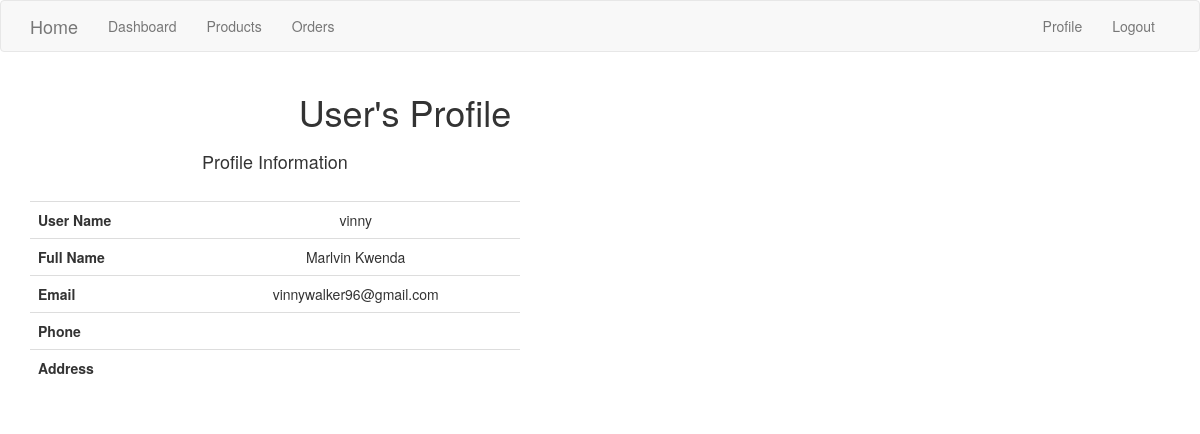
/user/vinny (signed in), run on an earlier commit of the app's database.
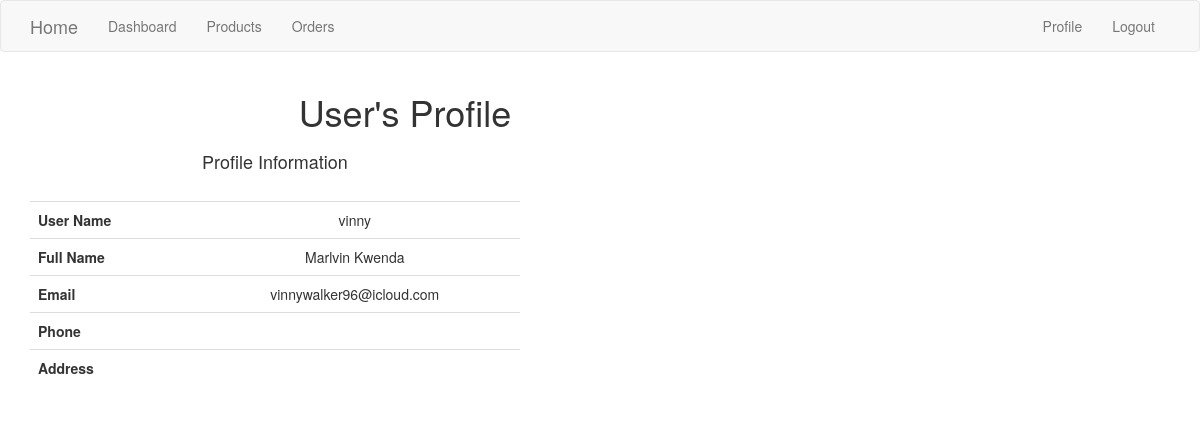
And on a later commit of the database.
### app/models.py (models this page shows, shortened)
class User(UserMixin, db.Model):
    __tablename__ = "user"
    id = db.Column(db.Integer, primary_key=True)
    first_name = db.Column(db.String(64), index=True, unique=True)
    last_name = db.Column(db.String(64), index=True, unique=True)
    username = db.Column(db.String(64), index=True, unique=True)
    email = db.Column(db.String(120), index=True, unique=True)
    password_hash = db.Column(db.String(128))

### app/main/routes.py (the view)
@bp.route('/user/<username>')
@login_required
def user(username):
    user = User.query.filter_by(username=username).first_or_404()
    return render_template('user.html', user=user)

### app/models.py (called while the page is built)
@login.user_loader
def load_user(id):
    return User.query.get(int(id))

### app/templates/user.html
{% extends "base.html" %}
{% block content %}
    <div class="container my-4">
        <div class="row align-items-start">
          <div class="col-md-8">
            <div class="card">
              <div class="card-header">
                <h1 class="text-center">User's Profile</h1>
              </div>
              <div class="card-body">
                <div class="row">
                  <div class="col-md-8">
                    <div class="card text-center p-3">
                      <h4>Profile Information</h4>
                      <br />
                      <table class="table bg-white table-borderless">
                        <tbody>
                          <tr>
                            <th scope="col">User Name</th>
                            <td scope="col">{{ user.username }}</td>
                          </tr>
                          <tr>
                            <th scope="col">Full Name</th>
                            <td scope="col">
                              {{ user.first_name }} {{user.last_name}}
                            </td>
                          </tr>
                          <tr>
                            <th scope="row">Email</th>
                            <td>{{ user.email }}</td>
                          </tr>
                          <tr>
                            <th scope="row">Phone</th>
                            <td>{{ user.name}}</td>
                          </tr>
                          <tr>
                            <th scope="row">Address</th>
                            <td>{{ user.name }}</td>
                          </tr>
                        </tbody>
                      </table>
                    </div>
                  </div>
                  <div class="col-md-4">
                  </div>
                </div>
              </div>
            </div>
          </div>
        </div>
      </div>
{% endblock %}

What changed in the data, as far as the page shows it:
changed User "vinny": email "vinnywalker96@gmail.com" → "vinnywalker96@icloud.com"
